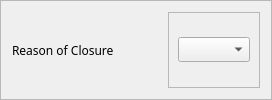
                   <widget class="QFrame" name="frame_95">
                    <property name="frameShape">
                     <enum>QFrame::StyledPanel</enum>
                    </property>
                    <property name="frameShadow">
                     <enum>QFrame::Raised</enum>
                    </property>
                    <layout class="QHBoxLayout" name="horizontalLayout_97">
                     <item>
                      <widget class="QLabel" name="label_50">
                       <property name="minimumSize">
                        <size>
                         <width>150</width>
                         <height>0</height>
                        </size>
                       </property>
                       <property name="font">
                        <font>
                         <family>Moon</family>
                        </font>
                       </property>
                       <property name="text">
                        <string>Reason of Closure</string>
                       </property>
                      </widget>
                     </item>
                     <item>
                      <widget class="QFrame" name="frame_96">
                       <property name="frameShape">
                        <enum>QFrame::StyledPanel</enum>
                       </property>
                       <property name="frameShadow">
                        <enum>QFrame::Raised</enum>
                       </property>
                       <layout class="QHBoxLayout" name="horizontalLayout_98">
                        <property name="topMargin">
                         <number>5</number>
                        </property>
                        <property name="bottomMargin">
                         <number>5</number>
                        </property>
                        <item>
                         <widget class="QComboBox" name="reasonClosureLine">
                          <property name="font">
                           <font>
                            <family>Raleway</family>
                           </font>
                          </property>
                         </widget>
                        </item>
                       </layout>
                      </widget>
                     </item>
                    </layout>
                   </widget>
